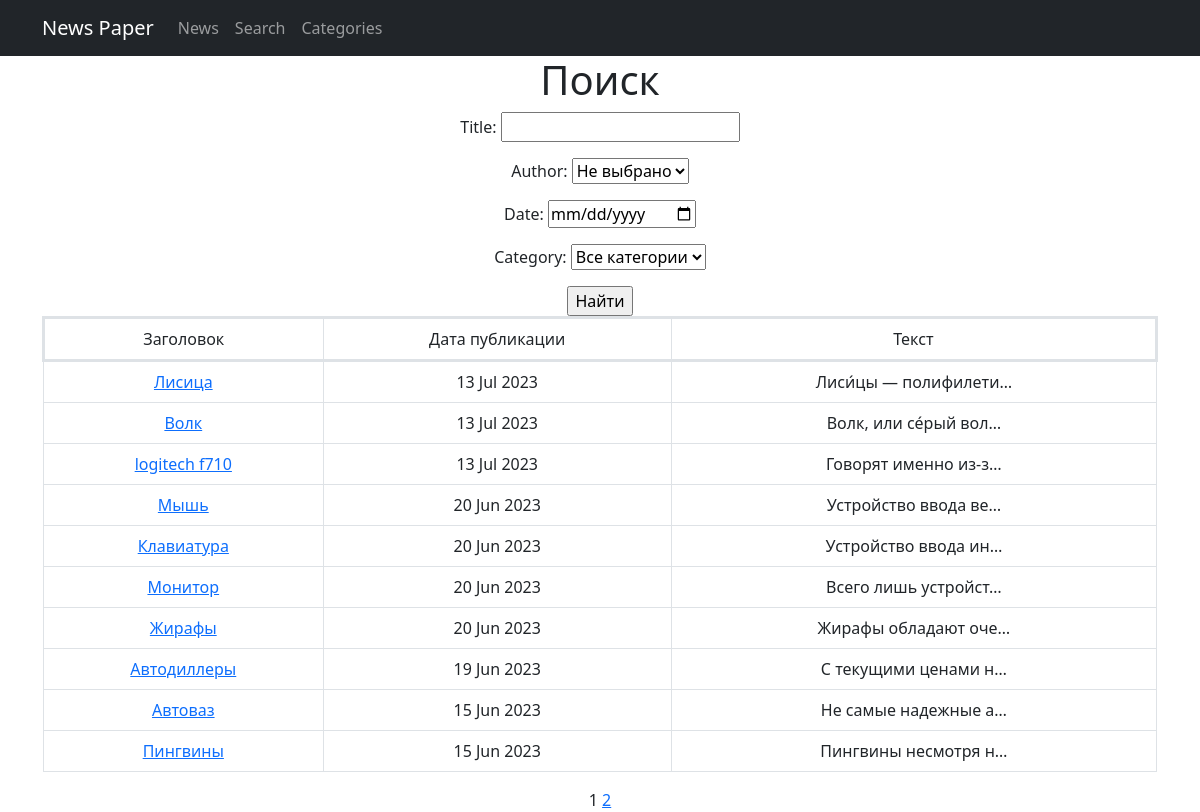
Page /news/search/ on the earlier database version.
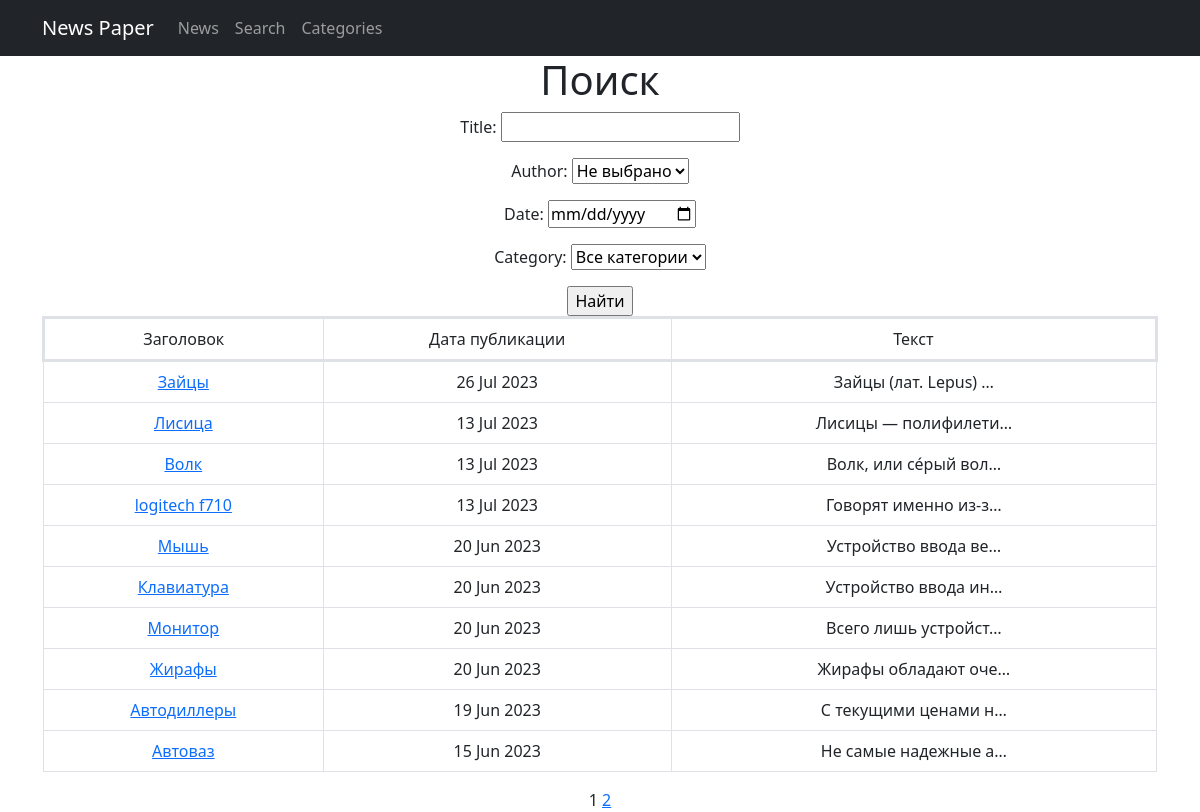
Same page on the later database version.
### news/models.py (models this page shows, shortened)
class Post(models.Model):
    news = 'NW'
    article = 'AR'
    POST_TYPES = [(news, 'Новость'), (article, 'Статья')]
    author = models.ForeignKey('Author', on_delete=models.PROTECT)
    post_type = models.CharField(max_length=2, choices=POST_TYPES, default=article,)
    time_create = models.DateTimeField(auto_now_add=True)
    categories = models.ManyToManyField(Category, through='PostCategory')
    title = models.CharField(max_length=80, default='Заголовок')
    post_text = models.TextField(default='Текст статьи')
    rating = models.IntegerField(default=0)

### news/views.py (the view)
# urls.py: path('search/', PostSearch.as_view(), name='post_search'),
class PostSearch(ListView):
    model = Post
    template_name = 'search.html'
    context_object_name = 'news'
    ordering = '-time_create'
    paginate_by = 10
    def get_queryset(self):
        queryset = super().get_queryset()
        self.filterset = PostFilter(self.request.GET, queryset)
        return self.filterset.qs
    def get_context_data(self, **kwargs):
        context = super().get_context_data(**kwargs)
        context['filterset'] = self.filterset
        return context

### news/models.py (called while the page is built)
    def __str__(self):
        return self.user.username

    def __str__(self):
        return self.name

### news/templatetags/custom_filters.py (called while the page is built)
@register.filter()
def censor(value):
   for word in BAD_WORDS:
        pattern = f'({word[0].upper()}|{word[0].lower()}){word[1:]}'
        value = re.sub(pattern, f'\\1{"*" * (len(word) - 1)}', value)
   return value

### news/templatetags/custom_tags.py (called while the page is built)
@register.simple_tag(takes_context=True)
def url_replace(context, **kwargs):
   d = context['request'].GET.copy()
   for k, v in kwargs.items():
       d[k] = v
   return d.urlencode()

### templates/search.html (shortened to what this page needs)
{% extends 'flatpages/default.html' %}
{% load custom_filters %}
{% load custom_tags %}
{% block content %}
    <h1>Поиск</h1>
    <form action="" method="get">
        {{ filterset.form.as_p }}
        <input type="submit" value="Найти" />
    </form>
    {% if news %}
    <table class="table table-bordered">
        <tr style='border-width: 3px;'>
            <td>Заголовок</td>
            <td>Дата публикации</td>
            <td>Текст</td>
        </tr>
        {% for post in news %}
        <tr>
            <td><a href="/news/{{post.id}}">{{ post.title|censor }}</a></td>
            <td>{{ post.time_create|date:'d M Y' }}</td>
            <td>{{ post.post_text|truncatechars:20|censor }}</td>
        </tr>
        {% endfor %}
    </table>
    {% else %}
        <h2>Ничего не найдено</h2>
    {% endif %}
{{ page_obj.number }}
{% if page_obj.has_next %}
    <a href="?{% url_replace page=page_obj.next_page_number %}">{{ page_obj.next_page_number }}</a>
{% endif %}
{% endblock content %}

Differences in the rows shown:
no longer on this page (row unchanged): Post: title|censor "Пингвины", time_create "15 Jun 2023", post_text|censor "Пингвины несмотря н…"
added Post: title|censor "Зайцы", time_create "26 Jul 2023", post_text|censor "Зайцы (лат. Lepus) …"
changed Post "Лисица": post_text|censor "Лиси́цы — полифилети…" → "Лисицы — полифилети…"
